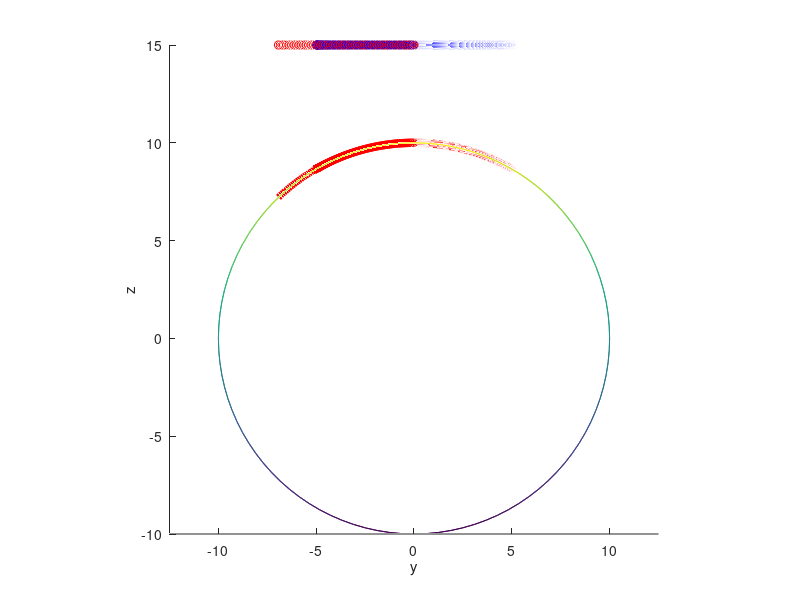

MATLAB code to generate this figure:
clear all;
clc;
axis equal;
hold on;
format short;

xlabel('x');
ylabel('y');
zlabel('z');
view(90,0);

rotate_x = @(theta)[
                    1 , 0           , 0          , 0;
                    0 , cos(theta)  , sin(theta) , 0;
                    0 , -sin(theta) , cos(theta) , 0;
                    0 , 0           , 0          , 1;
                    ];

rotate_y = @(theta)[
                    cos(theta)  , 0 , sin(theta) , 0;
                    0           , 1 , 0          , 0;
                    -sin(theta) , 0 , cos(theta) , 0;
                    0           , 0 , 0          , 1;
                   ];

rotate_z = @(theta)[
                    cos(theta)  , sin(theta) , 0 , 0;
                    -sin(theta) , cos(theta) , 0 , 0;
                    0           , 0          , 1 , 0;
                    0           , 0          , 0 , 1;
                   ];

pipe_length = 20;
pipe_raidus = 10;

unit_arc_length = 0.1;

arc_guide_line_radius = pipe_raidus / 4;
arc_guide_line_radians_length = 5;

%laser working point is half pipe x length
laser_working_point_x = pipe_length / 2;
laser_offset_center_distance = 0;
laser_up_lift_distance = 5;
laser_circle_raduis = pipe_raidus / 2;

unit_circle_center_angle = unit_arc_length / (pi/180 * pipe_raidus);
unit_arc_rad = unit_circle_center_angle * pi / 180;

theta = 0 : unit_arc_rad : 2 * pi;
[col,row] = size(theta);
% pipe_rotate_x_angle = 0;
% pipe_rotate_y_angle = 0;
% pipe_rotate_z_angle = 0;

[cylinder_x, cylinder_y, cylinder_z] = cylinder(pipe_raidus, 100);
cylinder_z = cylinder_z * pipe_length;
pipe_x = cylinder_z;
pipe_y = cylinder_x;
pipe_z = cylinder_y;

%draw pipe
mesh(pipe_x, pipe_y, pipe_z);

%laser working point is half pipe x length
% laser_working_point_x = pipe_length / 2;
% laser_offset_center_distance = 0;
% laser_up_lift_distance = 5;
% laser_circle_raduis = pipe_raidus;

laser_pos_x = laser_working_point_x;
laser_pos_y = laser_offset_center_distance;
laser_pos_z = pipe_raidus + laser_up_lift_distance;

%draw laser trail
laser_trail_x = laser_pos_x + laser_circle_raduis * cos(theta);
laser_trail_y = laser_pos_y + laser_circle_raduis * sin(theta);
laser_trail_z = laser_pos_z * ones(1, row);

laser_trail = [laser_trail_x',laser_trail_y',laser_trail_z';];
plot3(laser_trail_x, laser_trail_y, laser_trail_z, 'b*');

%draw cilcle trail
cut_trail_x = laser_trail_x;
cut_trail_y = laser_trail_y;
cut_trail_z = sqrt(pipe_raidus^2 - cut_trail_y.^2);

cut_trail = [cut_trail_x',cut_trail_y',cut_trail_z'];

angle_cut_y = acos(cut_trail_y ./ pipe_raidus);
angle_cut_y = rad2deg(angle_cut_y);
angle_cut_trail = [cut_trail_x',angle_cut_y',cut_trail_z'];
need_penetrate = false;
for i = 1 : row
    if (abs( cut_trail_y(1, i)) > pipe_raidus)
        need_penetrate = true;
        continue;
    end
    if (cut_trail_x(1,i) < 0 || cut_trail_x(1,i) > pipe_length)
        continue;
    end
    plot3(cut_trail_x(1,i), cut_trail_y(1,i), cut_trail_z(1,i), 'r*');
end

if (need_penetrate)
    for i = 1 : row
        if (abs( cut_trail_y(1, i)) > pipe_raidus)
            continue;
        end
        if (cut_trail_x(1,i) < 0 || cut_trail_x(1,i) > pipe_length)
            continue;
        end
        plot3(cut_trail_x(1,i), cut_trail_y(1,i), - cut_trail_z(1,i), 'y*');
    end
end

% arc_guide_line_radians = arc_guide_line_radians_length / arc_guide_line_radius;
% arc_guide_line_circle_center_x = laser_pos_x + laser_circle_raduis - arc_guide_line_radius;
% arc_guide_line_circle_center_y = laser_pos_y;
% arc_guide_line_circle_center_z = laser_pos_z;
%judge guide line in/out circle
is_arc_guide_line_out_circle = true;
%add arc in guide line 
% arc_guide_line_in_theta = arc_guide_line_radians : -unit_arc_rad : 0;
% [arc_guide_line_in_col, arc_guide_line_in_row] = size(arc_guide_line_in_theta);
% arc_trail_in_x = arc_guide_line_circle_center_x + arc_guide_line_radius * cos(arc_guide_line_in_theta);
% arc_trail_in_y = arc_guide_line_circle_center_y + arc_guide_line_radius * sin(arc_guide_line_in_theta);
% arc_trail_in_z = arc_guide_line_circle_center_z * ones(1, arc_guide_line_in_row);
% if (is_arc_guide_line_out_circle)
%     parallel_trail_in_x = arc_trail_in_x - arc_guide_line_circle_center_x;
%     parallel_trail_in_y = arc_trail_in_y - arc_guide_line_circle_center_y;
%     parallel_trail_in_z = arc_trail_in_z - arc_guide_line_circle_center_z;
% 
%     rotate_y_trail_in_x = parallel_trail_in_x * cos(pi) - parallel_trail_in_z * sin(pi);
%     rotate_y_trail_in_y = parallel_trail_in_y;
%     rotate_y_trail_in_z = parallel_trail_in_x * sin(pi) + parallel_trail_in_z * cos(pi);
% 
%     arc_trail_in_x = rotate_y_trail_in_x + arc_guide_line_circle_center_x + 2 * arc_guide_line_radius;
%     arc_trail_in_y = rotate_y_trail_in_y + arc_guide_line_circle_center_y;
%     arc_trail_in_z = rotate_y_trail_in_z + arc_guide_line_circle_center_z;
% end
% plot3(arc_trail_in_x, arc_trail_in_y, arc_trail_in_z, 'co');
% arc_trail_in = [arc_trail_in_x',arc_trail_in_y',arc_trail_in_z'];
%add arc out guide line
% arc_guide_line_out_theta = 2 * pi : -unit_arc_rad : 2 * pi - arc_guide_line_radians;
% [arc_guide_line_out_col, arc_guide_line_out_row] = size(arc_guide_line_out_theta);
% arc_trail_out_x = arc_guide_line_circle_center_x + arc_guide_line_radius * cos(arc_guide_line_out_theta);
% arc_trail_out_y = arc_guide_line_circle_center_y + arc_guide_line_radius * sin(arc_guide_line_out_theta);
% arc_trail_out_z = arc_guide_line_circle_center_z * ones(1, arc_guide_line_out_row);
% if (is_arc_guide_line_out_circle)
%     parallel_trail_out_x = arc_trail_out_x - arc_guide_line_circle_center_x;
%     parallel_trail_out_y = arc_trail_out_y - arc_guide_line_circle_center_y;
%     parallel_trail_out_z = arc_trail_out_z - arc_guide_line_circle_center_z;
% 
%     rotate_y_trail_out_x = parallel_trail_out_x * cos(pi) - parallel_trail_out_z * sin(pi);
%     rotate_y_trail_out_y = parallel_trail_out_y;
%     rotate_y_trail_out_z = parallel_trail_out_x * sin(pi) + parallel_trail_out_z * cos(pi);
% 
%     arc_trail_out_x = rotate_y_trail_out_x + arc_guide_line_circle_center_x + 2 * arc_guide_line_radius;
%     arc_trail_out_y = rotate_y_trail_out_y + arc_guide_line_circle_center_y;
%     arc_trail_out_z = rotate_y_trail_out_z + arc_guide_line_circle_center_z;
% end
% plot3(arc_trail_out_x, arc_trail_out_y, arc_trail_out_z, 'mo');
% 
% arc_trail_out = [arc_trail_out_x',arc_trail_out_y',arc_trail_out_z'];
% draw arc in guide line trail
% cut_arc_guide_line_in_x = arc_trail_in_x;
% cut_arc_guide_line_in_y = arc_trail_in_y;
% cut_arc_guide_line_in_z = sqrt(pipe_raidus^2 - cut_arc_guide_line_in_y.^2);
% plot3(cut_arc_guide_line_in_x, cut_arc_guide_line_in_y, cut_arc_guide_line_in_z, 'r*');
% cut_arc_guide_line_in = [cut_arc_guide_line_in_x',cut_arc_guide_line_in_y',cut_arc_guide_line_in_z'];
% draw arc out guide line trail
% cut_arc_guide_line_out_x = arc_trail_out_x;
% cut_arc_guide_line_out_y = arc_trail_out_y;
% cut_arc_guide_line_out_z = sqrt(pipe_raidus^2 - cut_arc_guide_line_out_y.^2);
% plot3(cut_arc_guide_line_out_x, cut_arc_guide_line_out_y, cut_arc_guide_line_out_z, 'r*');
% cut_arc_guide_line_out = [cut_arc_guide_line_out_x',cut_arc_guide_line_out_y',cut_arc_guide_line_out_z'];

% A = arc_trail_in == cut_arc_guide_line_in;
% B = arc_trail_out == cut_arc_guide_line_out;
% 
% [~, frame_row_count] = size(arc_guide_line_in_theta);
% move_laser_x = 0;
% move_laser_y = 0;
% move_laser_z = laser_pos_z;
% hlaser = plot3(move_laser_x, move_laser_y, move_laser_z, 'ro');
% for i = 1 : frame_row_count
%     move_laser_x = arc_trail_in_x(1, i);
%     angle = acos(arc_trail_in_y(1, i) / pipe_raidus);
%     set(hlaser, 'xdata', move_laser_x, 'ydata', move_laser_y, 'zdata', move_laser_z);
%     drawnow;
%     pause(0.01);
% end
% 
% [~, frame_row_count] = size(theta);
% for i = 1 : frame_row_count
%     move_laser_x = cut_trail_x(1,i);
%     set(hlaser, 'xdata', move_laser_x, 'ydata', move_laser_y, 'zdata', move_laser_z);
%     drawnow;
%     pause(0.01);
% end
% 
% [~, frame_row_count] = size(arc_guide_line_out_theta);
% for i = 1 : frame_row_count
%     move_laser_x = arc_trail_out_x(1,i);
%     set(hlaser, 'xdata', move_laser_x, 'ydata', move_laser_y, 'zdata', move_laser_z);
%     drawnow;
%     pause(0.01);
% end

guide_line_length = 8;
guide_line_degree = 30;
guide_line_x = laser_pos_x + laser_circle_raduis;
guide_line_y = laser_pos_y;
guide_line_z = laser_pos_z;
guide_line_radian = deg2rad(guide_line_degree);

guide_line_xs = guide_line_x + guide_line_length * cos(guide_line_radian - pi / 2);
guide_line_ys = guide_line_y + guide_line_length * sin(guide_line_radian - pi / 2);
guide_line_zs = guide_line_z;

guide_line_xe = guide_line_x;
guide_line_ye = guide_line_y;
guide_line_ze = guide_line_z;

guide_line_unit_line = 0.1;
guide_line_plan_length = 0;
% guide_line_delta = 0 : 0.1 : 1;
% [~, guide_line_col] = size(guide_line_delta);
count = 1;
while guide_line_plan_length <= guide_line_length
    guide_line_delta = guide_line_plan_length / guide_line_length;
    guide_line_fx(1,count) = (1 - guide_line_delta) .* guide_line_xs + guide_line_delta .* guide_line_xe;
    guide_line_fy(1,count) = (1 - guide_line_delta) .* guide_line_ys + guide_line_delta .* guide_line_ye;
%     guide_line_fz = ones(1,guide_line_col) .* guide_line_ze;
    guide_line_fz(1,count)  =  guide_line_ze;
    guide_line_plan_length = guide_line_plan_length + guide_line_unit_line;
    count = count + 1;
end
guide_line = [guide_line_fx' guide_line_fy' guide_line_fz'];
guide_line_out = flipud(guide_line);
 plot3(guide_line_fx,guide_line_fy,guide_line_fz,'ro');

guide_line_cut_trail_x = guide_line_fx;
guide_line_cut_trail_y = guide_line_fy;
guide_line_cut_trail_z = sqrt(pipe_raidus^2 - guide_line_cut_trail_y.^2);
plot3(guide_line_cut_trail_x,guide_line_cut_trail_y,guide_line_cut_trail_z,'r','LineWidth',5);
